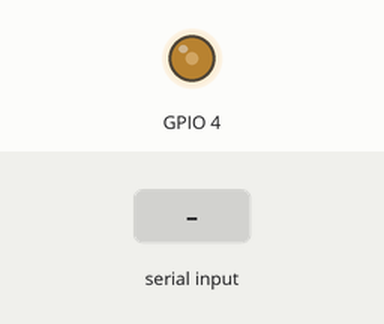
Recording of a sketch running on a simulated ESP32. Shown: output pins drawn as LEDs (lit = HIGH). Inputs (shaded band) come from the test bench. WiFi joins after 1.5 s; servers stay silent unless stated; what the sketch prints to the serial monitor is not drawn.

Above: at 0.3 s.
At 2.7 s:
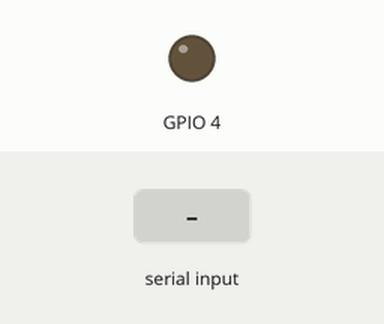
2.8 s: "1" received over Serial
Timing chart, 0 to 5.8 s (numbered marks = the images above; inputs shaded):
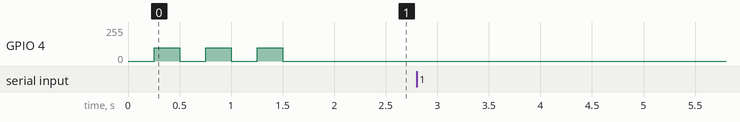

Measured:
- after the input at 2.8 s, every drawn part: stays the same

The sketch:

udpclent.ino
```cpp
#include <WebServer.h>
#include <WiFi.h>
#include <WiFiUdp.h>

const char* ssid = "Airtel_9663926095";
const char* password = "air76259";


WiFiUDP Udp;

const char* serveradd = "192.168.1.9";
unsigned int serverport = 8080;


char incomingPacket[255];          // buffer for incoming packets

void setup() {
  pinMode(4, OUTPUT);

  int status = WL_IDLE_STATUS;
  Serial.begin(115200);
  WiFi.begin(ssid, password);
  Serial.println("connecting.");

  // Wait for connection
  while (WiFi.status() != WL_CONNECTED) {
    delay(250);
    analogWrite(4, 100);
    delay(250);
    analogWrite(4,  0);
  }
  Serial.println("\nConnected to wifi");

  Serial.printf("IP address = %s\n", WiFi.localIP());

  ////////////////////////////////////////////////wifi connectivity over

  Udp.begin(serverport);
}

void loop() {
  if (Serial.available() > 0) {
    char incomingByte;
    String s = "";

    // Read incoming bytes and build the string
    while (Serial.available() > 0) {
      incomingByte = Serial.read();
      s += incomingByte;
      delay(2);  // Small delay to ensure all bytes are read
    }

    // Print the string to the serial monitor
    Serial.println(s);

    // Send the string via UDP
    Udp.beginPacket(serveradd, serverport);
    Udp.write((const unsigned char*)s.c_str(), s.length());
    Udp.endPacket();
  }
}
```
